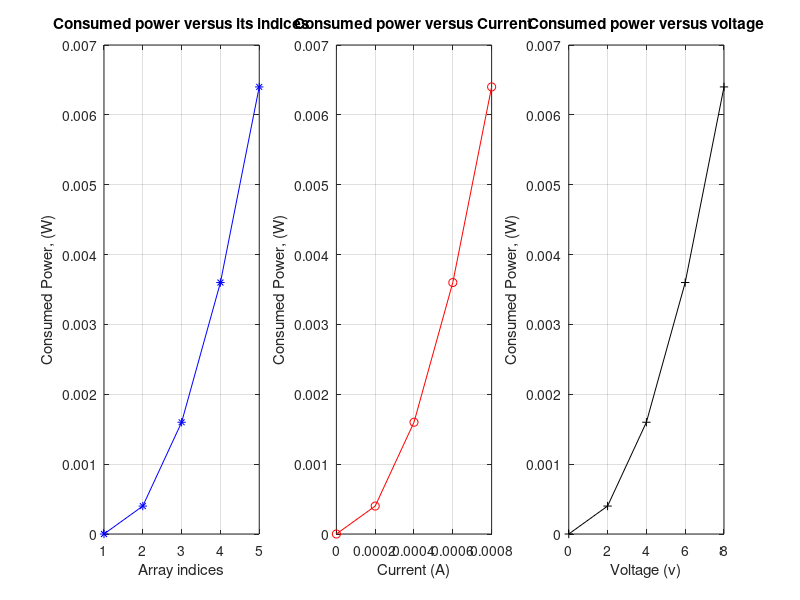

Write MATLAB code to recreate this figure.
clc
clear
close all

V = 0:2:8;      % defining the voltage vector 
R = 10*10^3;    % defining the resistance 

I = V/R;        % calculating the current 

% We can calculate the power using any of these formula 
P1 = I.*V 
P2 = R*I.^2 
P3 = V.^2 / R 

% Let's draw power versus its indicex, current, and voltage 
% Pay attention to the units! 

figure(1)

subplot(131)
plot(P1,'-*b')
grid on;
xlabel('Array indices')
ylabel('Consumed Power, (W)')
title('Consumed power versus its indices')

subplot(132)
plot(I,P1,'-or')
grid on;
xlabel('Current (A)')
ylabel('Consumed Power, (W)')
title('Consumed power versus Current')

subplot(133)
plot(V,P1,'-+k')
grid on;
xlabel('Voltage (v)')
ylabel('Consumed Power, (W)')
title('Consumed power versus voltage')
